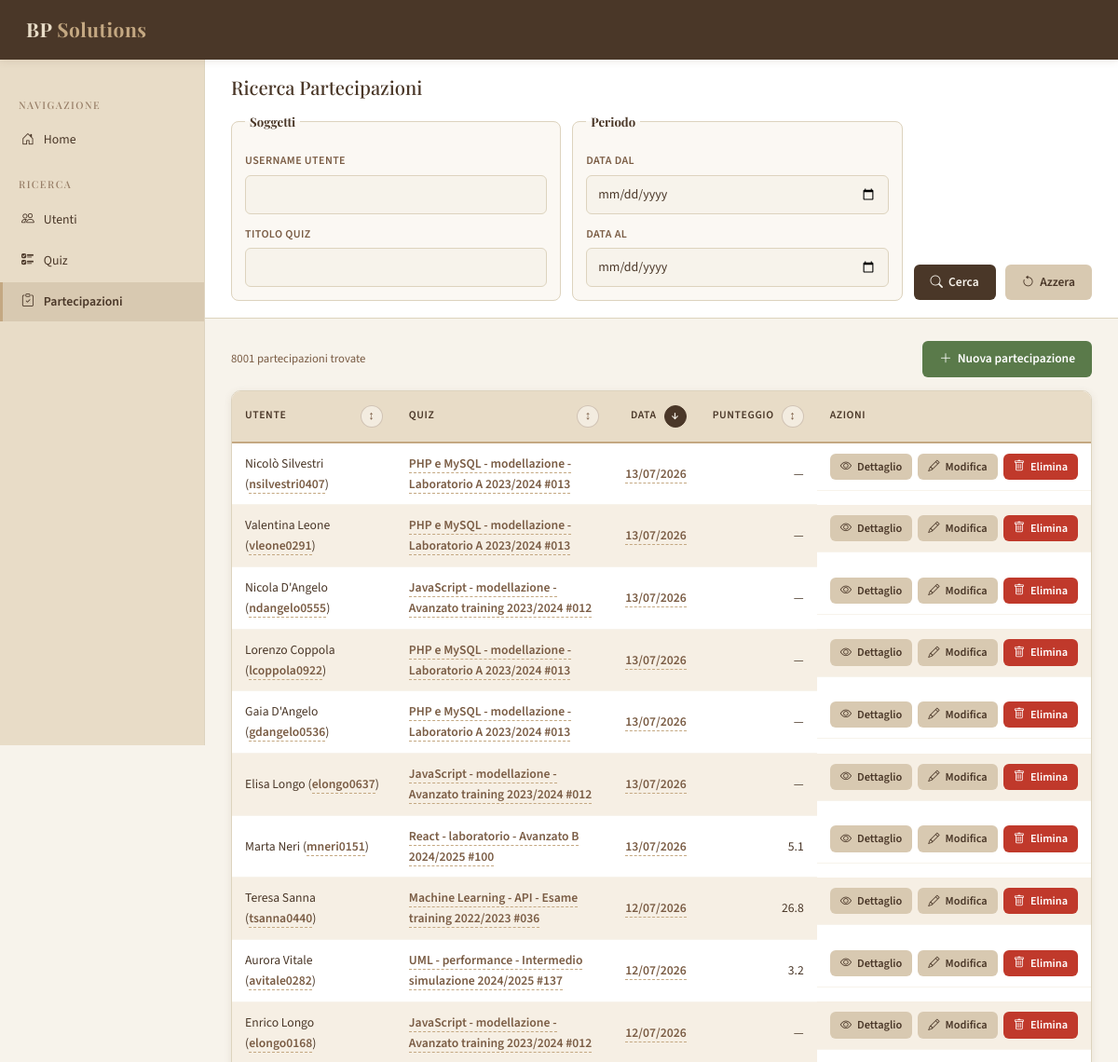
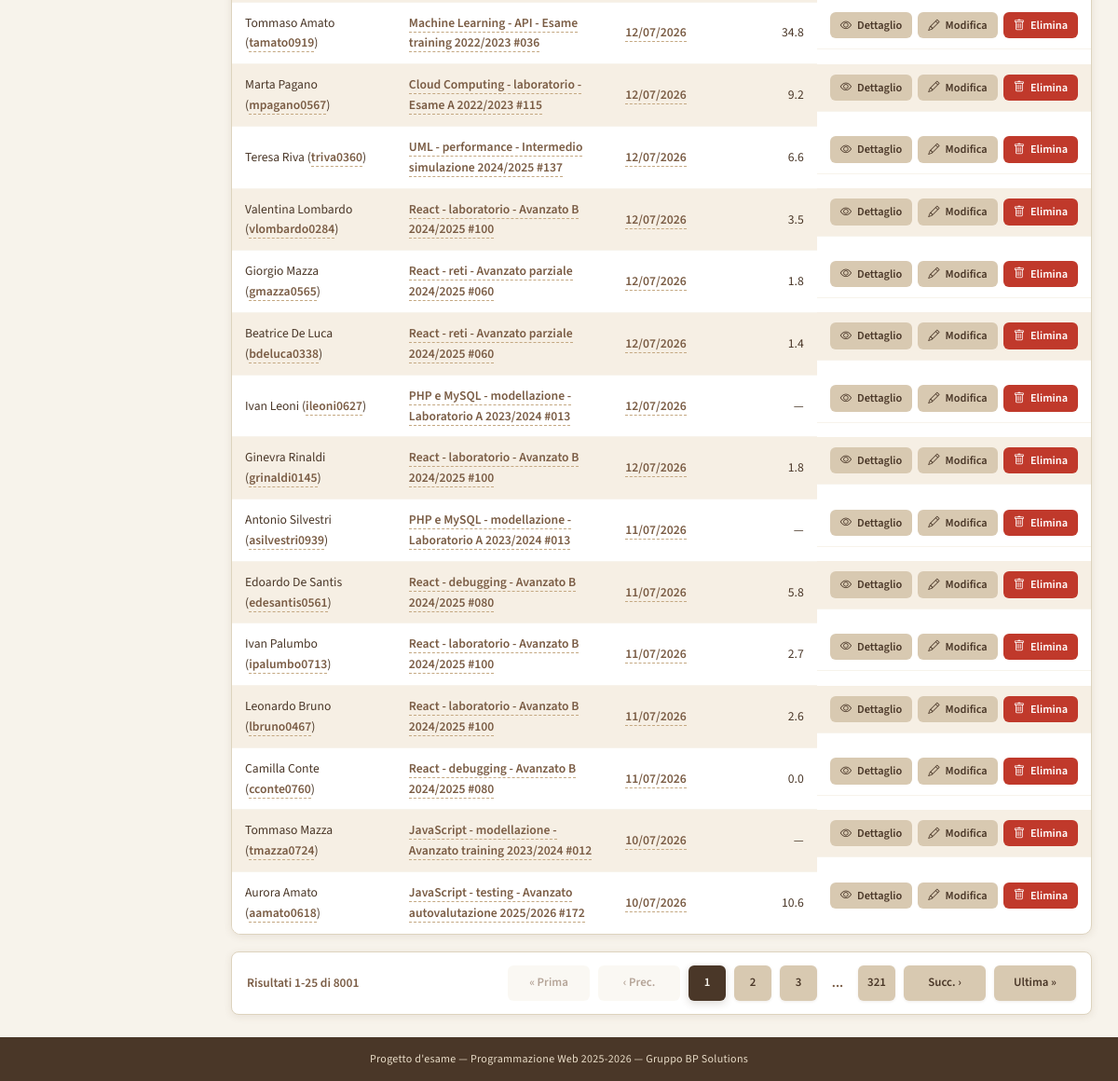
Page /partecipazioni/ on the committed database (2 pictures, top to bottom).
### quiz/models.py (models this page shows, shortened)
class Partecipazione(models.Model):
    utente = models.ForeignKey(Utente, on_delete=models.CASCADE, related_name="partecipazioni")
    quiz = models.ForeignKey(Quiz, on_delete=models.CASCADE, related_name="partecipazioni")
    data = models.DateField()

class Utente(models.Model):
    nome_utente = models.CharField(max_length=50, unique=True)
    nome = models.CharField(max_length=50)
    cognome = models.CharField(max_length=50)
    email = models.EmailField()

class Quiz(models.Model):
    creatore = models.ForeignKey(Utente, on_delete=models.CASCADE, related_name="quiz_creati")
    titolo = models.CharField(max_length=200)
    data_inizio = models.DateField()
    data_fine = models.DateField()
    class Meta:
        verbose_name_plural = "Quiz"

### quiz/views.py (the view)
# urls.py: path("partecipazioni/", views.ricerca_partecipazioni, name="ricerca_partecipazioni"),
def ricerca_partecipazioni(request):
    partecipazioni = Partecipazione.objects.select_related("utente", "quiz").annotate(
        n_risposte=Count("risposte_date", distinct=True),
        punteggio_totale=Coalesce(
            Sum("risposte_date__risposta__punteggio"), Value(Decimal("0"))
        ),
    )
    utente = request.GET.get("utente", "").strip()
    titolo_quiz = request.GET.get("quiz", "").strip()
    data_da = request.GET.get("data_da", "").strip()
    data_a = request.GET.get("data_a", "").strip()
    if utente:
        partecipazioni = partecipazioni.filter(
            utente__nome_utente__icontains=utente
        )
    if titolo_quiz:
        partecipazioni = partecipazioni.filter(
            quiz__titolo__icontains=titolo_quiz
        )
    if data_da:
        partecipazioni = partecipazioni.filter(data__gte=data_da)
    if data_a:
        partecipazioni = partecipazioni.filter(data__lte=data_a)
    ordinamenti = {
        "utente": ("utente__nome_utente", "-data", "id"),
        "-utente": ("-utente__nome_utente", "-data", "id"),
        "quiz": ("quiz__titolo", "-data", "id"),
        "-quiz": ("-quiz__titolo", "-data", "id"),
        "data": ("data", "id"),
        "-data": ("-data", "id"),
        "punteggio": ("punteggio_totale", "-data", "id"),
        "-punteggio": ("-punteggio_totale", "-data", "id"),
    }
    partecipazioni, ordinamento = applica_ordinamento(
        partecipazioni,
        request,
        ordinamenti,
        "-data",
    )
    pagina_partecipazioni = pagina_queryset(request, partecipazioni)
    contesto = {
        "active": "partecipazioni",
        "partecipazioni": pagina_partecipazioni,
        "page_obj": pagina_partecipazioni,
        "page_numbers": numeri_paginazione(pagina_partecipazioni),
        "page_querystring": crea_querystring(request, rimuovi=["page"]),
        "sort": ordinamento,
        "sort_links": link_ordinamento(
            request,
            ordinamento,
            {
                "utente": "utente",
                "quiz": "quiz",
                "data": "data",
                "punteggio": "punteggio",
            },
        ),
        "filtri": {
            "utente": utente,
            "quiz": titolo_quiz,
            "data_da": data_da,
            "data_a": data_a,
        },
    }
    return render(request, "quiz/ricerca_partecipazioni.html", contesto)

### quiz/views.py (called while the page is built)
def crea_querystring(request, aggiornamenti=None, rimuovi=None):
    query = request.GET.copy()
    for chiave in rimuovi or []:
        query.pop(chiave, None)
    for chiave, valore in (aggiornamenti or {}).items():
        if valore in (None, ""):
            query.pop(chiave, None)
        else:
            query[chiave] = str(valore)
    return query.urlencode()

def applica_ordinamento(queryset, request, ordinamenti, ordinamento_default):
    ordinamento = request.GET.get("sort", ordinamento_default)
    if ordinamento not in ordinamenti:
        ordinamento = ordinamento_default
    return queryset.order_by(*ordinamenti[ordinamento]), ordinamento

def link_ordinamento(request, ordinamento_corrente, campi):
    links = {}
    for chiave, campo in campi.items():
        inverso = f"-{campo}"
        prossimo = inverso if ordinamento_corrente == campo else campo
        indicatore = "↕"
        if ordinamento_corrente == campo:
            indicatore = "↑"
        elif ordinamento_corrente == inverso:
            indicatore = "↓"
        links[chiave] = {
            "url": crea_querystring(
                request,
                aggiornamenti={"sort": prossimo},
                rimuovi=["page"],
            ),
            "attivo": ordinamento_corrente in (campo, inverso),
            "indicatore": indicatore,
        }
    return links

def pagina_queryset(request, queryset, per_page=RIGHE_PER_PAGINA):
    paginator = Paginator(queryset, per_page)
    return paginator.get_page(request.GET.get("page"))

def numeri_paginazione(page_obj, raggio=2):
    totale = page_obj.paginator.num_pages
    corrente = page_obj.number
    numeri = {1, totale}
    for numero in range(corrente - raggio, corrente + raggio + 1):
        if 1 <= numero <= totale:
            numeri.add(numero)
    risultato = []
    precedente = None
    for numero in sorted(numeri):
        if precedente is not None and numero - precedente > 1:
            risultato.append("...")
        risultato.append(numero)
        precedente = numero
    return risultato

### quiz/templates/quiz/ricerca_partecipazioni.html (shortened to what this page needs)
{% extends "quiz/base.html" %}
{% block search_panel %}
<div class="search-panel">
    <h1>Ricerca Partecipazioni</h1>
    <form method="get" action="{% url 'ricerca_partecipazioni' %}" class="search-form">
        <fieldset class="filter-group">
            <legend>Soggetti</legend>
            <div class="filter-fields">
                <div class="form-group">
                    <label for="utente">Username utente</label>
                    <input type="text" id="utente" name="utente" value="{{ filtri.utente }}">
                </div>
                <div class="form-group">
                    <label for="quiz">Titolo quiz</label>
                    <input type="text" id="quiz" name="quiz" value="{{ filtri.quiz }}">
                </div>
            </div>
        </fieldset>
        <fieldset class="filter-group">
            <legend>Periodo</legend>
            <div class="filter-fields">
                <div class="form-group">
                    <label for="data_da">Data dal</label>
                    <input type="date" id="data_da" name="data_da" value="{{ filtri.data_da }}">
                </div>
                <div class="form-group">
                    <label for="data_a">Data al</label>
                    <input type="date" id="data_a" name="data_a" value="{{ filtri.data_a }}">
                </div>
            </div>
        </fieldset>
        <div class="filter-actions">
            <button type="submit" class="btn btn-primary"><i class="bi bi-search" aria-hidden="true"></i> Cerca</button>
            <a href="{% url 'ricerca_partecipazioni' %}" class="btn btn-secondary"><i class="bi bi-arrow-counterclockwise" aria-hidden="true"></i> Azzera</a>
        </div>
    </form>
</div>
{% endblock %}
{% block content %}
<div class="results-toolbar">
    <span class="results-count">{{ page_obj.paginator.count }} partecipazion{{ page_obj.paginator.count|pluralize:"e,i" }} trovat{{ page_obj.paginator.count|pluralize:"a,e" }}</span>
    <a href="{% url 'crea_partecipazione' %}?next={{ request.get_full_path|urlencode }}" class="btn btn-success"><i class="bi bi-plus-lg" aria-hidden="true"></i> Nuova partecipazione</a>
</div>
{% if partecipazioni %}
<div class="table-wrapper">
    <table class="data-table">
        <thead>
            <tr>
                <th><a href="?{{ sort_links.utente.url }}" class="sort-link {% if sort_links.utente.attivo %}active{% endif %}">Utente <span class="sort-icon" aria-hidden="true">{{ sort_links.utente.indicatore }}</span></a></th>
                <th><a href="?{{ sort_links.quiz.url }}" class="sort-link {% if sort_links.quiz.attivo %}active{% endif %}">Quiz <span class="sort-icon" aria-hidden="true">{{ sort_links.quiz.indicatore }}</span></a></th>
                <th class="text-end"><a href="?{{ sort_links.data.url }}" class="sort-link {% if sort_links.data.attivo %}active{% endif %}">Data <span class="sort-icon" aria-hidden="true">{{ sort_links.data.indicatore }}</span></a></th>
                <th class="text-end"><a href="?{{ sort_links.punteggio.url }}" class="sort-link {% if sort_links.punteggio.attivo %}active{% endif %}">Punteggio <span class="sort-icon" aria-hidden="true">{{ sort_links.punteggio.indicatore }}</span></a></th>
                <th>Azioni</th>
            </tr>
        </thead>
        <tbody>
            {% for partecipazione in partecipazioni %}
            <tr>
                <td>
                    {{ partecipazione.utente.nome }} {{ partecipazione.utente.cognome }}
                    (<a href="{% url 'dettaglio_utente' partecipazione.utente.id %}?next={{ request.get_full_path|urlencode }}" class="table-link">{{ partecipazione.utente.nome_utente }}</a>)
                </td>
                <td><a href="{% url 'dettaglio_quiz' partecipazione.quiz.id %}?next={{ request.get_full_path|urlencode }}" class="table-link">{{ partecipazione.quiz.titolo }}</a></td>
                <td class="text-end"><a href="{% url 'dettaglio_partecipazione' partecipazione.id %}?next={{ request.get_full_path|urlencode }}" class="table-link stretched-link">{{ partecipazione.data|date:"d/m/Y" }}</a></td>
                <td class="text-end">{% if partecipazione.n_risposte > 0 %}{{ partecipazione.punteggio_totale|floatformat:1 }}{% else %}—{% endif %}</td>
                <td class="actions-cell">
                    <a href="{% url 'dettaglio_partecipazione' partecipazione.id %}?next={{ request.get_full_path|urlencode }}" class="btn btn-secondary btn-sm"><i class="bi bi-eye" aria-hidden="true"></i> Dettaglio</a>
                    <a href="{% url 'modifica_partecipazione' partecipazione.id %}?next={{ request.get_full_path|urlencode }}" class="btn btn-secondary btn-sm"><i class="bi bi-pencil" aria-hidden="true"></i> Modifica</a>
                    <a href="{% url 'elimina_partecipazione' partecipazione.id %}?next={{ request.get_full_path|urlencode }}" class="btn btn-danger btn-sm"><i class="bi bi-trash" aria-hidden="true"></i> Elimina</a>
                </td>
            </tr>
            {% endfor %}
        </tbody>
    </table>
</div>
{% include "quiz/_paginazione.html" %}
{% else %}
<div class="msg-empty">Nessuna partecipazione corrisponde ai criteri di ricerca. Modificare i filtri e riprovare.</div>
{% endif %}
{% endblock %}

### rows in the picture
Partecipazione: utente.nome "Nicolò", utente.cognome "Silvestri", utente.nome_utente "nsilvestri0407", quiz.titolo "PHP e MySQL - modellazione - Laboratorio A 2023/2024 #013", data "13/07/2026"
Partecipazione: utente.nome "Valentina", utente.cognome "Leone", utente.nome_utente "vleone0291", quiz.titolo "PHP e MySQL - modellazione - Laboratorio A 2023/2024 #013", data "13/07/2026"
Partecipazione: utente.nome "Nicola", utente.cognome "D'Angelo", utente.nome_utente "ndangelo0555", quiz.titolo "JavaScript - modellazione - Avanzato training 2023/2024 #012", data "13/07/2026"
Partecipazione: utente.nome "Lorenzo", utente.cognome "Coppola", utente.nome_utente "lcoppola0922", quiz.titolo "PHP e MySQL - modellazione - Laboratorio A 2023/2024 #013", data "13/07/2026"
Partecipazione: utente.nome "Gaia", utente.cognome "D'Angelo", utente.nome_utente "gdangelo0536", quiz.titolo "PHP e MySQL - modellazione - Laboratorio A 2023/2024 #013", data "13/07/2026"
Partecipazione: utente.nome "Teresa", utente.cognome "Sanna", utente.nome_utente "tsanna0440", quiz.titolo "Machine Learning - API - Esame training 2022/2023 #036", data "12/07/2026", punteggio_totale "26.8"
Partecipazione: utente.nome "Aurora", utente.cognome "Vitale", utente.nome_utente "avitale0282", quiz.titolo "UML - performance - Intermedio simulazione 2024/2025 #137", data "12/07/2026", punteggio_totale "3.2"
Partecipazione: utente.nome "Enrico", utente.cognome "Longo", utente.nome_utente "elongo0168", quiz.titolo "JavaScript - modellazione - Avanzato training 2023/2024 #012", data "12/07/2026"
Partecipazione: utente.nome "Tommaso", utente.cognome "Amato", utente.nome_utente "tamato0919", quiz.titolo "Machine Learning - API - Esame training 2022/2023 #036", data "12/07/2026", punteggio_totale "34.8"
Partecipazione: utente.nome "Marta", utente.cognome "Pagano", utente.nome_utente "mpagano0567", quiz.titolo "Cloud Computing - laboratorio - Esame A 2022/2023 #115", data "12/07/2026", punteggio_totale "9.2"
Partecipazione: utente.nome "Teresa", utente.cognome "Riva", utente.nome_utente "triva0360", quiz.titolo "UML - performance - Intermedio simulazione 2024/2025 #137", data "12/07/2026", punteggio_totale "6.6"
Partecipazione: utente.nome "Valentina", utente.cognome "Lombardo", utente.nome_utente "vlombardo0284", quiz.titolo "React - laboratorio - Avanzato B 2024/2025 #100", data "12/07/2026", punteggio_totale "3.5"
Partecipazione: utente.nome "Antonio", utente.cognome "Silvestri", utente.nome_utente "asilvestri0939", quiz.titolo "PHP e MySQL - modellazione - Laboratorio A 2023/2024 #013", data "11/07/2026"
Partecipazione: utente.nome "Edoardo", utente.cognome "De Santis", utente.nome_utente "edesantis0561", quiz.titolo "React - debugging - Avanzato B 2024/2025 #080", data "11/07/2026", punteggio_totale "5.8"
Partecipazione: utente.nome "Ivan", utente.cognome "Palumbo", utente.nome_utente "ipalumbo0713", quiz.titolo "React - laboratorio - Avanzato B 2024/2025 #100", data "11/07/2026", punteggio_totale "2.7"
Partecipazione: utente.nome "Leonardo", utente.cognome "Bruno", utente.nome_utente "lbruno0467", quiz.titolo "React - laboratorio - Avanzato B 2024/2025 #100", data "11/07/2026", punteggio_totale "2.6"
Partecipazione: utente.nome "Tommaso", utente.cognome "Mazza", utente.nome_utente "tmazza0724", quiz.titolo "JavaScript - modellazione - Avanzato training 2023/2024 #012", data "10/07/2026"
Partecipazione: utente.nome "Aurora", utente.cognome "Amato", utente.nome_utente "aamato0618", quiz.titolo "JavaScript - testing - Avanzato autovalutazione 2025/2026 #172", data "10/07/2026", punteggio_totale "10.6"

### other values in the picture
{{ page_obj.paginator.count }} "8001"
{{ sort_links.utente.indicatore }} "↕"
{{ sort_links.quiz.indicatore }} "↕"
{{ sort_links.data.indicatore }} "↓"
{{ sort_links.punteggio.indicatore }} "↕"
{{ page_obj.start_index }} "1"
{{ page_obj.end_index }} "25"
{{ numero }} "1"
{{ numero }} "2" "3" "321"
